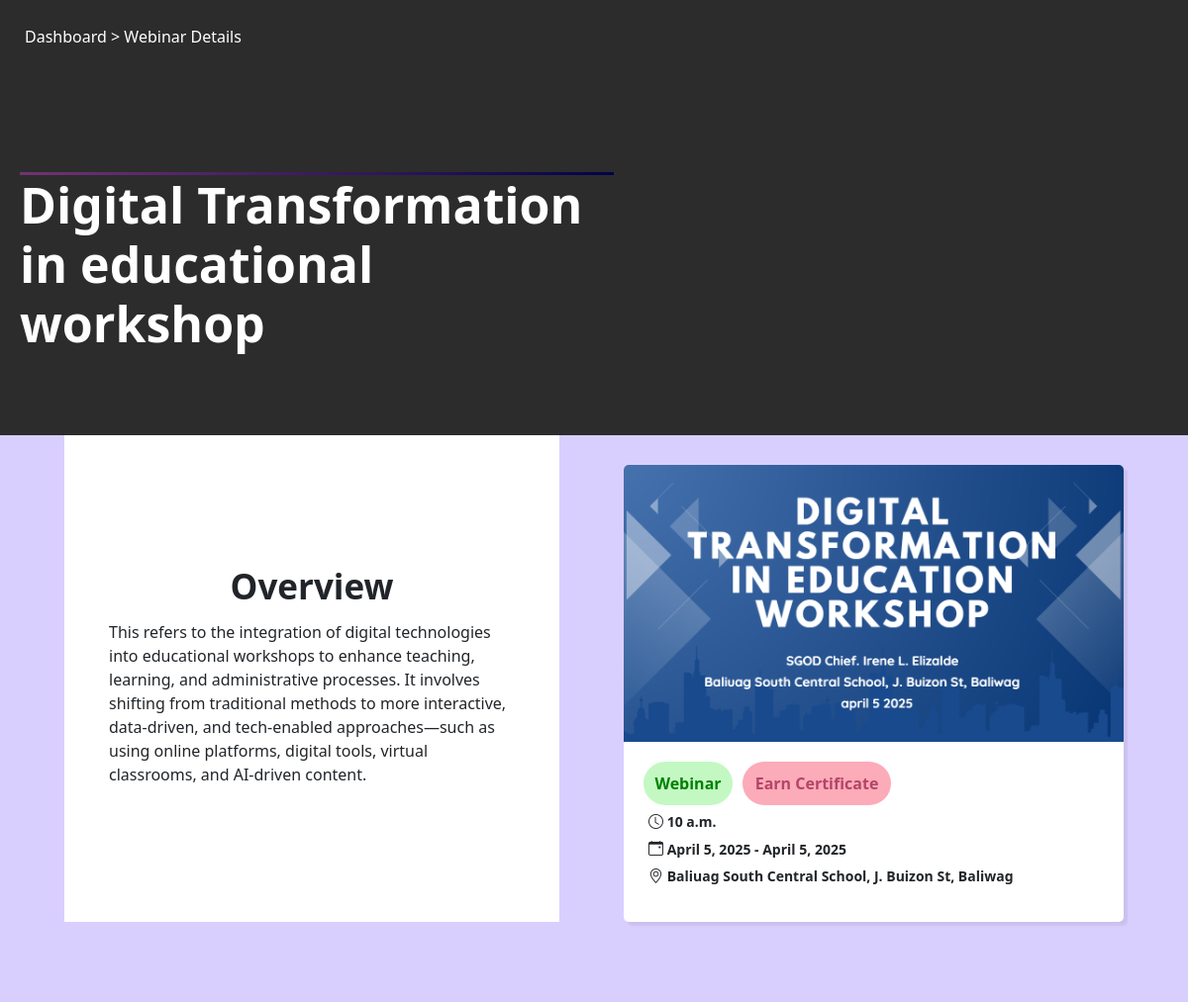
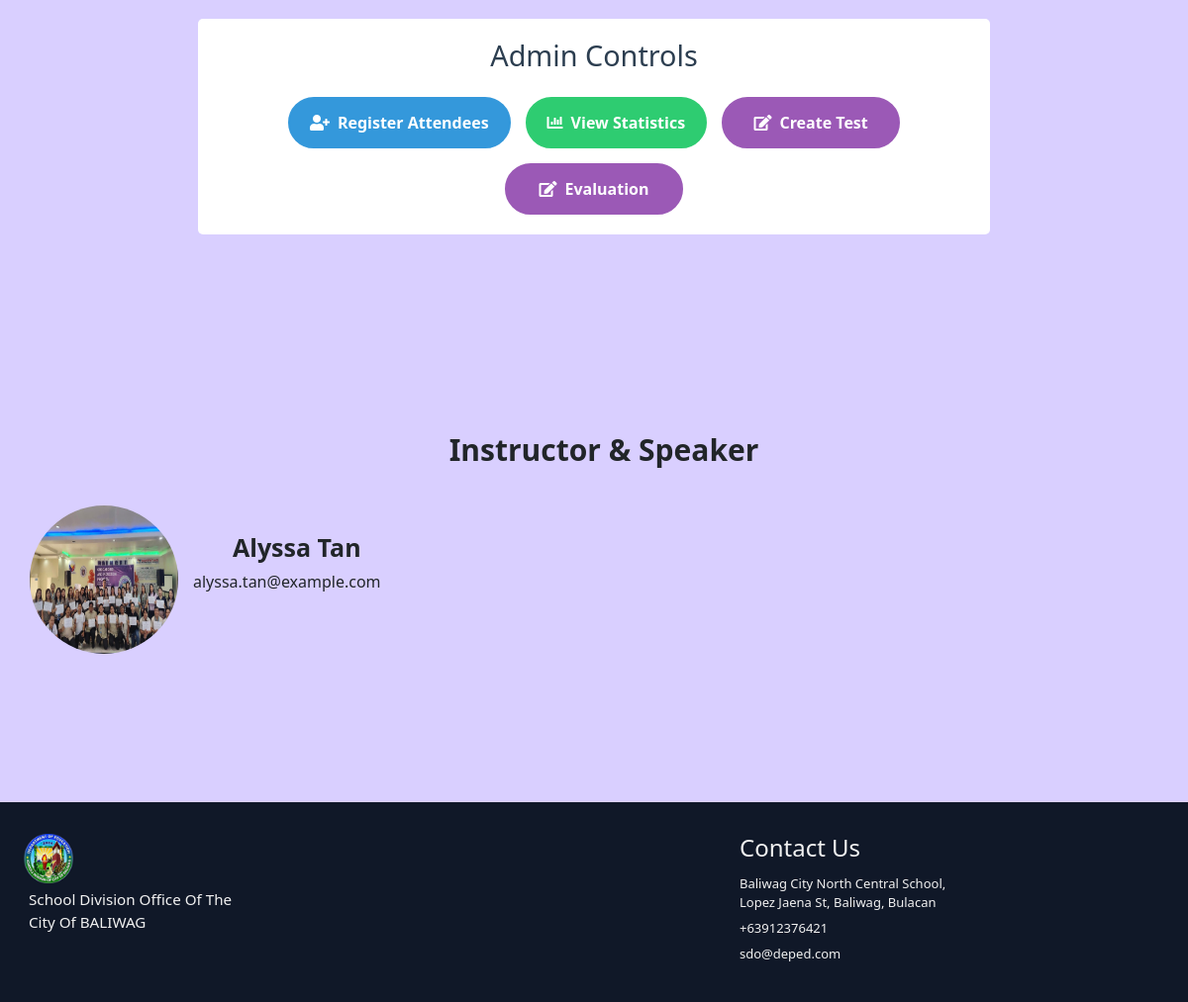
Screenshot of /webinar/webinar_detail/14/ with the database file from the repository (2 pictures, top to bottom).
### webinar/models.py (models this page shows, shortened)
class Webinar(models.Model):
    title=models.CharField(max_length=20)
    description=models.CharField(max_length=1000)
    number_of_speaker=models.IntegerField(default=1)
    event_type=models.CharField(max_length=20, null=True ,blank=True)
    start_date=models.DateField(null=True ,blank=True)
    until_date=models.DateField(null=True, blank=True)
    time=models.TimeField(max_length=20)
    banner=models.ImageField(upload_to='banner')
    venue=models.CharField(max_length=40)

class Speaker(models.Model):
    webinar=models.ForeignKey(Webinar, on_delete=models.CASCADE, related_name="speaker")
    img=models.ImageField(upload_to="SpeakerProfile",blank=True,default='UserProfile/1.jpg', null=True)
    name=models.CharField(max_length=30)
    email=models.EmailField(max_length=30, null=True)

### webinar/views.py (the view)
# urls.py: path("webinar_detail/<int:id>/", views.webinar_detail, name="webinar_detail"),
def webinar_detail(request, id):
    webinar=get_object_or_404(Webinar, id=id)
    return render(request, "webinar/webinar_detail.html",{
        'webinar':webinar
    })

### webinar/templates/webinar/webinar_detail.html (shortened to what this page needs)
{% extends "login/layout.html" %}
{% load static %}
{% block css %}
<link rel="stylesheet" href="{% static 'webinar/css/webinar_detail.css' %}">
<link rel="stylesheet" href="https://cdn.jsdelivr.net/npm/bootstrap-icons@1.10.5/font/bootstrap-icons.css">
<link rel="stylesheet" href="https://cdnjs.cloudflare.com/ajax/libs/font-awesome/5.15.4/css/all.min.css">
{% endblock %}
{% block body %}
<section class="header-section">
    <div class="header-container">
        <p>
        {% if user.is_superuser or user.is_staff %}
        <a href="{% url 'admin_events' %}">Admin Panel</a>
        {% else %}
        <a href="{% url 'user_dashboard' %}">Dashboard</a>
        {% endif  %}> Webinar Details
        </p>
        <h2>{{ webinar.title }}</h2>
    </div>
</section>
<section class="webinar-section">
    <div class="webinar-container">
        <div class="webinar-contents">
            <h4>Overview</h4>
            <p>{{ webinar.description }}</p>
        </div>
        <div class="webinar-img-container" >
            <img src="{{ webinar.banner.url }}" alt="">
            <div class="img-contents">
            <div class="catergory"><div class="type"> {{ webinar.type }} Webinar</div>
             <div class="certi"> {{ webinar.type }} Earn Certificate</div></div>
            <div class="content">
            <p class="time"><i class="bi bi-clock"></i>   {{ webinar.time }}  </p>
            <p class="date" ><i class="bi bi-calendar-event"></i>   {{ webinar.start_date }} - {{ webinar.until_date }}</p>
            <p><i class="bi bi-geo-alt"></i>   {{ webinar.venue }}</p>
            </div>
            </div>
        </div>
    </div>
</section>
<section class="admin-controls">
    <h2>Admin Controls</h2>
    <div class="admin-container" >
        <a class="register" href="{% url 'register' webinar.id %}"><i class="fas fa-user-plus"></i> Register Attendees</a>
        <a class="statistics" href="{% url 'display_result' webinar.id %}"><i class="fas fa-chart-bar"></i> View Statistics</a>
        <a class="create-test"  href="{% url 'create_test' webinar.id %}"><i class="fas fa-edit"></i> Create Test</a>
        <a class="create-test"  href="{% url 'questionaire' webinar.id %}"><i class="fas fa-edit"></i>Evaluation</a>
    </div>
</section>
<section class="instructor-section">
    <h2>Instructor & Speaker</h2>
    <div class="instructor-container" >
        {% for speaker in webinar.speaker.all %}
            <div class="instrutor-card">
                <img src="{{ speaker.img.url }}" >
                <div class="speaker-content">
                    <h2>{{ speaker.name }}</h2>
                    <p>{{ speaker.email }}</p>
                </div>
            </div>
        {% endfor %}
    </div>
</section>
<footer class="footer">
  <div class="footer-container">
    <div class="footer-left">
        <img  class="logo" src="{% static 'asset/logo1.png' %}" alt="">
      <p>School Division Office Of The City Of BALIWAG</p>
    </div>
    <div class="footer-links">
    </div>
    <div class="footer-contact">
      <h4>Contact Us</h4>
      <p> Baliwag City North Central School,<br> Lopez Jaena St, Baliwag, Bulacan</p>
      <p> +63912376421</p>
      <p> sdo@deped.com</p>
    </div>
  </div>
</footer>
{% endblock %}

### webinar/static/webinar/css/webinar_detail.css (style rules this page uses)
body { background-color: rgb(217, 207, 255); }
.header-section { padding-bottom: 40px; width: 100%; background-color: rgb(44, 44, 44); }
.header-container { display: flex; flex-direction: column; height: 400px; width: 600px; padding-top: 20px; margin-left: 20px; }
.header-container h2, .header-container p { color: white; }
.header-container h2 { font-size: 50px; font-weight: 600; border-top: 3px solid; border-image: linear-gradient(to right, rgb(114, 52, 114), rgb(2, 2, 73))1; margin-top: 120px; }
.webinar-container { display: flex; flex-direction: row; justify-content: space-evenly; }
.webinar-img-container img { width: auto; height: 280px; }
.webinar-img-container { margin-top: 30px; border-radius: 5px; background-color: white; overflow: hidden; box-shadow: 4px 4px 2px rgba(77, 77, 77, 0.1); padding-bottom: 20px; }
.webinar-contents { width: 500px; padding: 40px; background-color: white; }
.webinar-contents h4 { font-size: 35px; font-weight: 600; }
.type { width: 90px; background-color: rgb(195, 248, 195); border-radius: 60px; color: green; font-weight: 600; font-size: 16px; display: flex; align-items: center; justify-content: center; margin-left: 20px; }
.img-contents { margin-top: 20px; font-weight: 600; font-size: 14px; padding-bottom: 10px; }
.img-contents .content { margin-left: 20px; padding: 0; }
p { margin: 5px; padding: 0; }
.bi { font-size: 15px; }
.catergory { display: flex; flex-direction: row; }
.certi { background-color: rgb(252, 171, 184); color:rgb(180, 68, 105); font-size: 16px; font-weight: 600; padding: 10px; border-radius: 60px; width: 150px; text-align: center; margin-left: 10px; }
.webinar-contents { display: flex; align-items: center; flex-direction: column; justify-content: center; }
.instructor-section { margin-top: 200px; }
.instructor-section h2 { text-align: center; margin-left: 20px; font-size: 30px; font-weight: 600; }
.instructor-container { display: flex; flex-direction: row; justify-content: flex-start; align-items: center; margin-left: 30px; }
.instrutor-card { display: flex; flex-direction: row; justify-content: space-between; align-items: center; }
.instrutor-card img { width: 150px; height: 150px; border-radius: 50%; margin-top: 30px; }
.instrutor-card h2 { font-size: 25px; }
.speaker-content { margin-left: 10px; }
a { text-decoration: none; color:white }
.admin-controls { max-width: 800px; margin: 30px auto; padding: 20px; background-color: white; margin-top: 100px; border-radius: 5px; }
.admin-controls h2 { text-align: center; color: #2c3e50; margin-bottom: 25px; font-size: 1.8rem; }
.admin-container { display: flex; justify-content: center; gap: 15px; flex-wrap: wrap; }
.admin-container a { display: flex; align-items: center; gap: 8px; padding: 12px 20px; font-weight: 600; font-size: 1rem; border-radius: 30px; text-decoration: none; transition: all 0.3s ease; min-width: 180px; justify-content: center; }
.register { background-color: #3498db; color: white; border: 2px solid #3498db; }
.statistics { background-color: #2ecc71; color: white; border: 2px solid #2ecc71; }
.create-test { background-color: #9b59b6; color: white; border: 2px solid #9b59b6; }
.register { background-color: re; }
.footer { background-color: #101828; color: #f1f1f1; padding: 2rem 1.5rem; font-family: 'Segoe UI', sans-serif; margin-top: 150px; }
.footer-container { display: flex; justify-content: space-between; flex-wrap: wrap; gap: 2rem; max-width: 100vw; }
.footer-left { min-width: 200px; }
.footer-left p { font-weight: 500; font-size: 0.95rem; max-width: 220px; }
.footer-links { flex: 1; min-width: 250px; }
.footer-contact { flex: 1; min-width: 250px; }
.footer-contact h4 { margin-bottom: 0.75rem; }
.footer-contact p { margin: 0.4rem 0; font-size: 13px; font-weight: 500; }
.logo { width: 50px; height: 50px; }

### rows the page displays
Webinar: title "Digital Transformation in educational workshop", description "This refers to the integration of digital technologies into educational workshops to enhance teaching, learning, and administrative processes. It involves shifting from traditional methods to more interactive, data-driven, and tech-enabled approaches—such as using online platforms, digital tools, virtual classrooms, and AI-driven content.", banner (picture), time "10 a.m.", start_date "April 5, 2025", until_date "April 5, 2025", venue "Baliuag South Central School, J. Buizon St, Baliwag"
Speaker: img (picture), name "Alyssa Tan", email "alyssa.tan@example.com"
